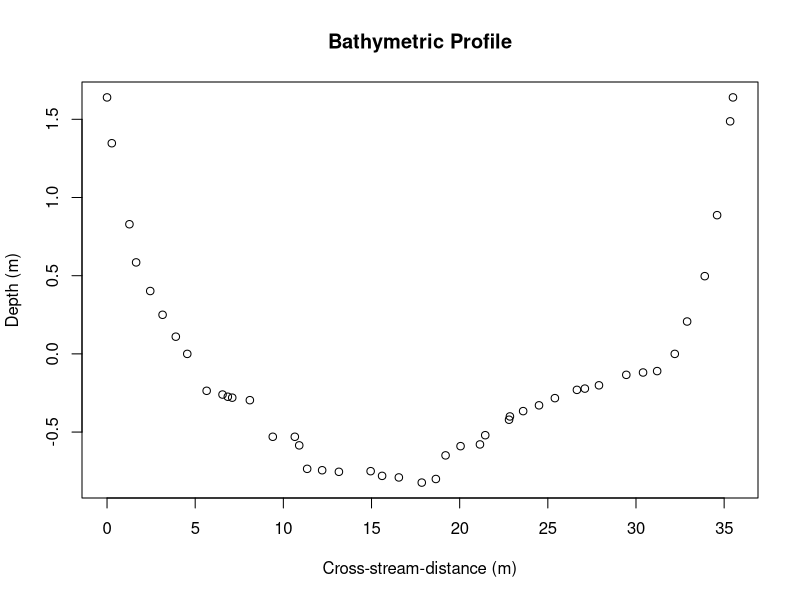

Write the R code that produced this figure. (Note: this script raises an error after producing the figure.)
setwd("/Volumes/LaCie2big/RStudioData/BCAnalytic/2020/")
calibration_discharge <- 4.567; # cubic meters per second
calibration_width <- 27.65; # meters
S_0 <- 0.0167;

profile <- read.table("buffalo1cali.txt")
names(profile)[1] <- "W"
names(profile)[2] <- "d"

W <- profile$W
d <- profile$d

wid <- read.table("width.csv", header = TRUE, sep = ",", dec = ".")

if (mean(d)>0){
  d = -d
  profile$d = -profile$d
}

plot(profile, type = "p", main="Bathymetric Profile", 
     xlab= "Cross-stream-distance (m)" ,
     ylab ="Depth (m)") # Check units

min_depth <- min(d);

for (i in 2:(length(W)-1)){
  if ((d[i]>min_depth)&(d[i-1]<d[i])&(d[i]>d[i+1])){
    min_depth=d[i];
    min_depth_index=i;
  }
}

# Find the endpoints of the lowest stage possible in analysis.
for (i in 2:(min_depth_index)){
  if ((d[i-1]>=min_depth)&(min_depth>d[i])){
    min_width_1=W[i-1]+((W[i]-W[i-1])/(d[i]-d[i-1]))*(min_depth-d[i-1]);
    min_width_index_1=i;
  }
}
for (i in (min_depth_index+2):(length(W))){
  if ((d[i-1]<=min_depth)&(min_depth<d[i])){
    min_width_2=W[i-1]+((W[i]-W[i-1])/(d[i]-d[i-1]))*(min_depth-d[i-1]);
    min_width_index_2=i-1;
  }
}


min_width <- (min_width_2-min_width_1);

max_width_1=W[1];
max_width_2=W[length(W)];
max_depth <- d[1];

max_width_index_1 <- 1;
max_width_index_2 <- length(W);


for (i in (min_depth_index+2):(length(W))){
  if ((d[i-1]<min_depth)&(min_depth<d[i])){
    min_width_2=W[i-1]+((W[i]-W[i-1])/(d[i]-d[i-1]))*(min_depth-d[i-1]);
    min_width_index_2=i-1;
  }
}

if ((d[1]<d[length(W)])){
  for (i in (min_depth_index_2+1):length(W)){
    if ((d[i-1]<d[1])&(d[1]<d[i])){
      max_width_2=W[i-1]+((W[i]-W[i-1])/(d[i]-d[i-1]))*(d[1]-d[i-1]);
      max_width_index_2=i-1;
    }
  }
}
# Scenario 2: depth at the far bank is lower, adjust near bank
if (d[1]>(d[length(W)])){ 
  max_depth=d[length(W)];
  for (i in (2:(min_width_index_1))){ 
    if ((d[i-1]>d[length(W)])&(d[length(W)]>d[i])){
      max_width_1=W[i-1]+((W[i]-W[i-1])/(d[i]-d[i-1]))*(d[length(W)]-d[i-1]);
      max_width_index_1=i;
    }
  }
}

max_width = max_width_2-max_width_1;

new_far <- array(-9999, dim = c(((min_width_index_1)-(max_width_index_1)+1),2))
new_near <- array(-9999, dim = c(((max_width_index_2)-(min_width_index_2)+1),2))

for (i in (max_width_index_1):(min_width_index_1-1)){
  for (j in ((min_width_index_2+1):(length(W)))){
    if (((d[j-1]<d[i]))&((d[i]<d[j]))){
      new_far[i-max_width_index_1+1,1]=W[j-1]+(d[i]-d[j-1])*(W[j]-W[j-1])/(d[j]-d[j-1]);
      new_far[i-max_width_index_1+1,2]=d[i];
    }
  }
}

new_far[min_width_index_1-max_width_index_1+1,1] <- min_width_2;
new_far[min_width_index_1-max_width_index_1+1,2]<- min_depth;
for (i in ((min_width_index_2+1):max_width_index_2)){
  for (j in 2:min_width_index_1){
    if (((d[j-1]>d[i]))&((d[i]>d[j]))){
      new_near[i-min_width_index_2,1]=W[j-1]+(d[i]-d[j-1])*(W[j]-W[j-1])/(d[j]-d[j-1]);
      new_near[i-min_width_index_2,2]=d[i];
    }
  }
}

new_near[max_width_index_2+1-min_width_index_2,1] <- min_width_1;
new_near[max_width_index_2+1-min_width_index_2,2] <- min_depth;

prof <- cbind(W, d)
new <- rbind(new_near, new_far)
complet <- rbind(prof, new)
temp <- complet[order(complet[,1]),]

head=0; foot=0;
for (i in 1:nrow(temp)){
  if ((temp[i,1])<max_width_1){
    head=head+1;
  }
  if ((temp[i,1])<=max_width_2){
    foot=foot+1;
  }
}

xsec=temp[(head+1):foot,] 
rm(temp)
levels <- array(-9999, dim = c(nrow(xsec),4))
for (i in 1:nrow(xsec)){
  if (xsec[i,2]<min_depth){
    break
  }
  levels[i,1]=xsec[i,2]; # depth
  levels[i,2]=xsec[i,1]; # Near bank position
  for (j in (i+1):nrow(xsec)){
    if ((xsec[i,2])==(xsec[j,2])){
      levels[i,3] <- xsec[j,1]; # Far bank position
      levels[i,4] <- xsec[j,1]-xsec[i,1]; # width
    }
  }
}

if ((calibration_width>min_width)&&(calibration_width<max_width)){
  for (i in 2:(nrow(levels))){
    if ((levels[i-1,4]>calibration_width)&(calibration_width>=levels[i,4])){
      cal_depth=levels[(i-1),1]-(levels[(i-1),4]-calibration_width)*(levels[(i-1),1]-levels[i,1])/(levels[(i-1),4]-levels[i,4]);
      cal_near=levels[(i-1),2]-(levels[(i-1),4]-calibration_width)*(levels[(i-1),2]-levels[i,2])/(levels[(i-1),4]-levels[i,4]);
      cal_far=levels[(i-1),3]-(levels[(i-1),4]-calibration_width)*(levels[(i-1),3]-levels[i,3])/(levels[(i-1),4]-levels[i,4]);
      for (j in 2:nrow(levels)){
        if ((xsec[(j-1),2]>cal_depth)&(cal_depth>=xsec[j,2])){
          near=j;
        }
      }
      for (j in (near+1):nrow(xsec)){
        if ((xsec[(j-1),2]<=cal_depth)&(cal_depth<xsec[j,2])){
          far=j-1;
        }
      }
      area=(xsec[near,1]-cal_near)*(cal_depth-xsec[near,2])/2;#double check area
      wp=(((xsec[near,1]-cal_near)^2)+(cal_depth-xsec[near,2])^2)^(1/2);
      for (j in near:(far-1)){
        area=area+(xsec[(j+1),1]-xsec[j,1])*((cal_depth-xsec[(j+1),2])+(cal_depth-xsec[j,2]))/2;
        wp=wp+((xsec[(j+1),1]-xsec[j,1])^2+(xsec[(j+1),2]-xsec[j,2])^2)^(1/2);
      }
      area=area+(cal_far-xsec[far,1])*(cal_depth-xsec[far,2])/2;
      wp=wp+((cal_far-xsec[far,1])^2+((cal_depth-xsec[far,2])^2)^(1/2));
    }
  }
  
  R_H=area/wp;
  n=area*(R_H^(2/3))*(S_0^(1/2))/calibration_discharge;
  
}else{
  print("calibration failed")
}

# now, the data is in a dataframe called wid.
dataout <- array(-9, dim=c(nrow(wid), 4))
#[date,wid]=textread(widths,'%s %f','headerlines',widths_headerlines);
q <- array(0, dim = c(nrow(wid),1))
#fo=fopen(data,'a');
#fprintf(fo,'width, area, hydraulic_radius, discharge\n');
#fprintf(fo,'(m), (m^2), (m), (m^3s^-1)\n');
for (k in 1:(nrow(wid))){
  for (i in 2:nrow(levels)){
    if ((levels[(i-1),4]>wid$width_m[k])&(wid$width_m[k]>=levels[i,4])){
      wid_depth=levels[i-1,1]-(levels[i-1,4]-wid$width_m[k])*(levels[i-1,1]-levels[i,1])/(levels[i-1,4]-levels[i,4]);
      wid_near=levels[i-1,2]-(levels[i-1,4]-wid$width_m[k])*(levels[i-1,2]-levels[i,2])/(levels[i-1,4]-levels[i,4]);
      wid_far=levels[i-1,3]-(levels[i-1,4]-wid$width_m[k])*(levels[i-1,3]-levels[i,3])/(levels[i-1,4]-levels[i,4]);
      for (j in 2:nrow(levels)){
        if ((xsec[j-1,2]>wid_depth)&(wid_depth>=xsec[j,2])){
          near=j;
        }
      }
      for (j in (near+1):nrow(xsec)){
        if ((xsec[(j-1),2]<=wid_depth)&(wid_depth<xsec[j,2])){
          far=j-1;
        }
      }
      area=(xsec[near,1]-cal_near)*(wid_depth-xsec[near,2])/2;
      wp=((xsec[near,1]-cal_near)^2+(wid_depth-xsec[near,2])^2)^(1/2);
      for (j in near:(far-1)){
        area <- area+(xsec[j+1,1]-xsec[j,1])*((wid_depth-xsec[j+1,2])+(wid_depth-xsec[j,2]))/2;
        wp <- wp+((xsec[j+1,1]-xsec[j,1])^2+(xsec[j+1,2]-xsec[j,2])^2)^(1/2);
      }
      area <- area+((wid_far-xsec[far,1])*(wid_depth-xsec[far,2])/2);
      wp <- wp+((wid_far-xsec[far,1])^2+(wid_depth-xsec[far,2])^2)^(1/2);
      dataout[k,1] <- area
    }
  }
  R_H=area/wp;
  Q=area*(R_H^(2/3))*(S_0^(1/2))/n;
  if (wid$width_m[k]<min_width){
    R_H=-8;
    area=-8;
    Q=-8;
  }
  if (wid$width_m[k]>max_width){
    R_H=-9;
    area=-9;
    Q=-9;
  }
  
  q[k,1]=Q; 
  dataout[k,2] <- (wid$width_m[k])
  dataout[k,3] <- R_H
  dataout[k,4] <- (wid$filename[k])
  # wid(k),area,R_H,Q);
}

Cr <- c(area)
Hr <- c(R_H)
Ff <- c(n)
Miaw <- c(min_width)
Micd <- c(min_depth)
Maw <- c(max_width)
Mcd <- c(max_depth)
specs <- data.frame(Cr, Hr, Ff, Miaw, Micd, Maw, Mcd)
names(specs)[1] <- "Cross-sectional area at calibration"
names(specs)[2] <- "Hydraulic radius at calibration"
names(specs)[3] <- "Friction factor (Manning)"
names(specs)[4] <- "Minimum allowable width"
names(specs)[5] <- "Minimum corresponding depth"
names(specs)[6] <- "Maximum allowable width"
names(specs)[7] <- "Maximum corresponding depth"

flowoutput <- data.frame(dataout, q)
names(flowoutput)[1] <- "Cross-sectional area at calibration"
names(flowoutput)[2] <- "Width"
names(flowoutput)[3] <- "Hydraulic radius"
names(flowoutput)[4] <- "Date/Filename"
names(flowoutput)[5] <- "Flow (Q)"

write.table(flowoutput, file = "flowoutput.csv", append = TRUE, sep = ",", dec = ".", row.names = FALSE, col.names = TRUE)

